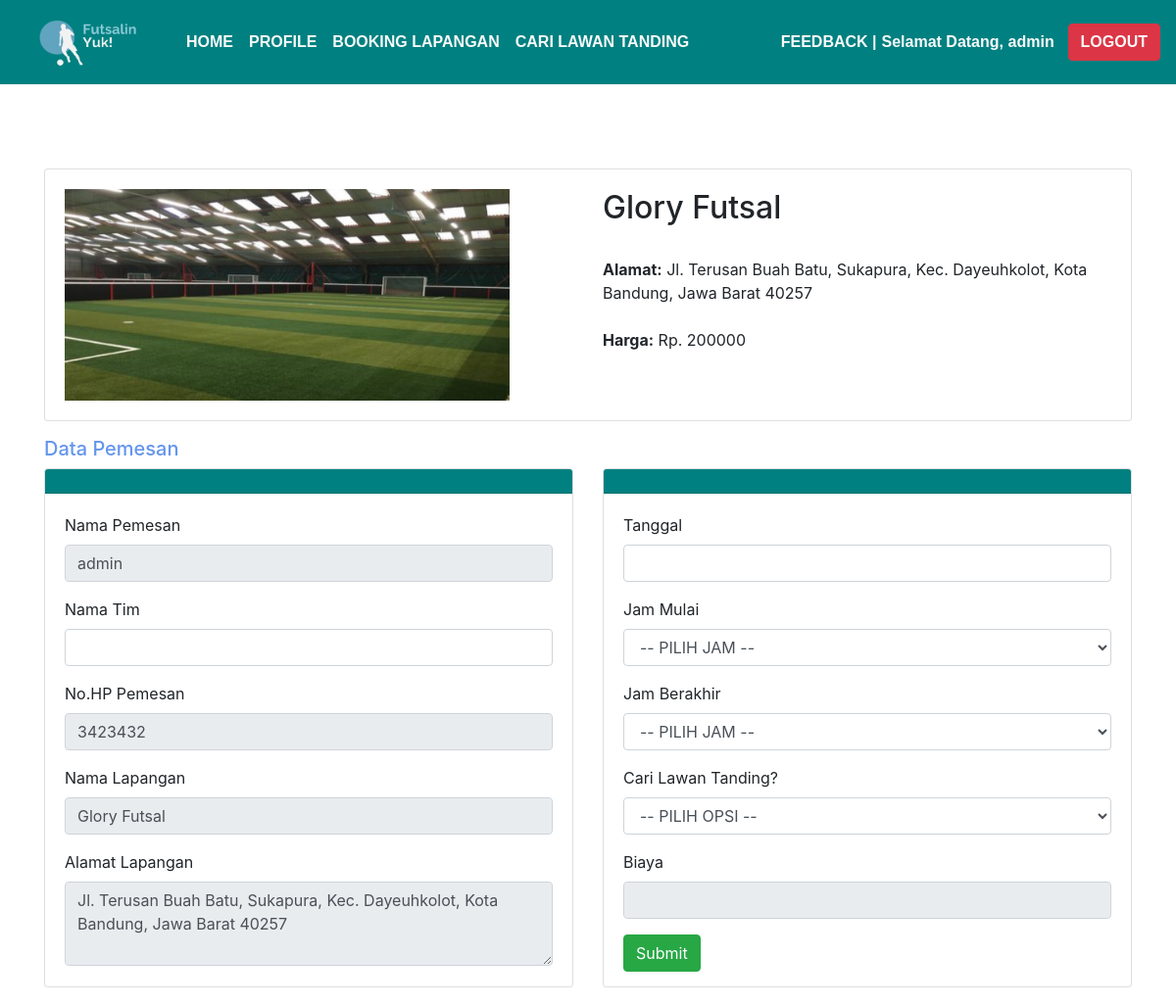
/orders/create.php?id=1 (signed in), run on the app's committed database.
### tables this page shows
CREATE TABLE `lapangan` (
  `id` int(11) NOT NULL,
  `nama` varchar(255) NOT NULL,
  `harga` int(11) NOT NULL,
  `image` varchar(255) DEFAULT NULL,
  `alamat` text DEFAULT NULL
);

### orders/create.php (the view, shortened to what this page needs)
<!DOCTYPE html>
<html lang="en">
<head>
    <link rel="stylesheet" href="https://cdn.jsdelivr.net/npm/bootstrap@4.5.3/dist/css/bootstrap.min.css">
    <link href="//maxcdn.bootstrapcdn.com/font-awesome/4.7.0/css/font-awesome.min.css" rel="stylesheet">
        <link rel="stylesheet" type="text/css" href="https://cdnjs.cloudflare.com/ajax/libs/bootstrap-datepicker/1.9.0/css/bootstrap-datepicker.css">
</head>
<body>
        <nav class="navbar navbar-expand-sm" style="background-color: teal;">
            <a class="navbar-brand"><img src="../assets/img/logo.png" height="60px" width="150px"></a>
  <div class="collapse navbar-collapse" id="navbarSupportedContent">
    <ul class="navbar-nav mr-auto">
      <li class="nav-item">
      <a class="nav-link text-light" style="font-family: Arial; font-weight: bold;" href="../home.php">HOME <span class="sr-only">(current)</span></a>
                    </li>
                    <li class="nav-item">
                        <a class="nav-link text-light"  style="font-family: Arial; font-weight: bold;"  href="profile.php">PROFILE</a>
                    </li>
                     <li class="nav-item">
                        <a class="nav-link text-light"  style="font-family: Arial; font-weight: bold;"  href="index.php">BOOKING LAPANGAN</a>
                    </li>
                     <li class="nav-item">
                        <a class="nav-link text-light"  style="font-family: Arial; font-weight: bold;"  href="index1.php">CARI LAWAN TANDING</a>
                    </li>
    </ul>
    <a class="nav-link text-light" style="font-family: Arial; font-weight: bold; padding-right:5px;" href="feedback.php">FEEDBACK | </a>
    <span class="navbar-text text-light"  style="font-family: Arial; font-weight: bold;" >Selamat Datang, </span>
    <a class="nav-item" style="color:teal;">.</a>
    <a class="nav-item text-light"  style="font-family: Arial; font-weight: bold;" ><?= $_SESSION["nama"] ?></a>
    <a class="nav-item" style="color:teal;">...</a>
    <a class="btn btn-danger my-2 my-sm-0 text-light"  style="font-family: Arial; font-weight: bold;"   href="../logout.php">LOGOUT</a>
  </div>
</nav>
 <?php
include '../config/connection.php';
$id = $_GET['id'];
$data = mysqli_query($conn, "SELECT * FROM lapangan WHERE id = $id");
$data = mysqli_fetch_assoc($data);
?>
				<div class="container" style="padding-top: 1cm;">
  				<div class="d-flex justify-content-center">
				<div class="card mt-5 mb-3" style="width:30cm;">
					<div class="card-body">
						<div class="row">
							<div class="col-md-6">
								<img src="../assets/img/<?php echo $data['image'] ?>" style="width: 12cm;">
							</div>
							<div class="col-md-6">
								<h2><?php echo $data['nama'] ?></h2>
								<br>
								<p>
									<b>Alamat:</b> <?php echo $data['alamat'] ?>
									<br><br>
									<b>Harga:</b> Rp. <?php echo $data['harga'] ?>
								</p>
							</div>
						</div>
						</div>
						</div>
					</div>
				</div>
	<form action="" method="POST" enctype="multipart/form-data">
        <div class="container">
            <h5 class="text-left" style="color:cornflowerblue">Data Pemesan</h5>
            <div class="row">
                <div class="col-sm-6">
            <div class="card" style="height:14cm;">
              <div class="card-header" style="background-color: teal;"></div>
              <div class="card-body">
			  <div class="form-group">
								<label>Nama Pemesan</label>
								<input type="text" class="form-control" name="nama_pemesan" value="<?= $_SESSION["nama"] ?>" readonly required>
							</div>
							<div class="form-group">
								<label>Nama Tim</label>
								<input type="text" class="form-control" name="nama_tim" required>
							</div>
							<div class="form-group">
								<label>No.HP Pemesan</label>
								<input type="text" class="form-control" name="no_pemesan" value="<?= $_SESSION["no_hp"] ?>" readonly required>
							</div>
							<div class="form-group">
								<label>Nama Lapangan</label>
								<input type="text" class="form-control" name="nama_lapangan" value="<?php echo $data['nama'] ?>" readonly required>
							</div>
							<div class="form-group">
								<label>Alamat Lapangan</label>
								<textarea name="alamat_lapangan" rows="3" class="form-control" readonly required><?php echo $data['alamat'] ?></textarea>
							</div>
                  <br>
             </div>
            </div>
                </div>
                <div class="col-sm-6">
            <div class="card" style="height:14cm;">
              <div class="card-header" style="background-color: teal;"></div>
              <div class="card-body">
			  <div class="form-group">
								<label>Tanggal</label>
								<input type="text" name="tanggal" class="form-control datepicker" autocomplete="off" required>
							</div>
							<div class="form-group">
								<label>Jam Mulai</label>
								<select name="jam_mulai" class="form-control" id="jam_mulai" required>
									<option value="" disabled selected>-- PILIH JAM --</option>
								</select>
							</div>
							<div class="form-group">
								<label>Jam Berakhir</label>
								<select name="jam_berakhir" class="form-control" id="jam_berakhir" required>
									<option value="" disabled selected>-- PILIH JAM --</option>
								</select>
							</div>
							<div class="form-group">
								<label>Cari Lawan Tanding?</label>
								<select name="carilawan" class="form-control" id="carilawan" required>
									<option value="" disabled selected>-- PILIH OPSI --</option>
								</select>
							</div>
							<div class="form-group">
								<label>Biaya</label>
								<input type="text" class="form-control" name="biaya" readonly id="biaya" required>
							</div>
							<button class="btn btn-success" type="submit" name="submit">Submit</button>
            </div>
            </div>
            </div>
          </div>
      </form>
</body>
</html>

### data on the page
lapangan: image (picture), nama "Glory Futsal", alamat "Jl. Terusan Buah Batu, Sukapura, Kec. Dayeuhkolot, Kota Bandung, Jawa Barat 40257", harga "200000", nama_lapangan "Glory Futsal", alamat_lapangan "Jl. Terusan Buah Batu, Sukapura, Kec. Dayeuhkolot, Kota Bandung, Jawa Barat 40257"

### other printed values
$_SESSION["nama"] "admin"
